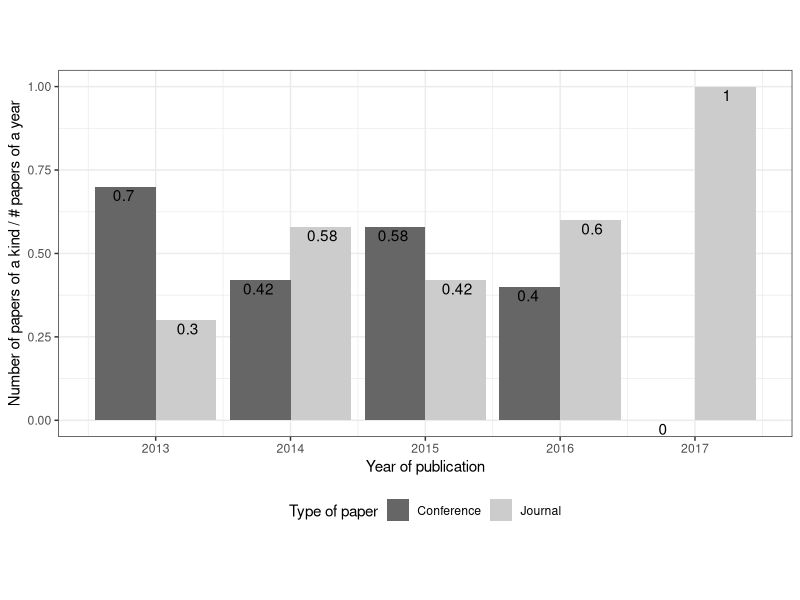

The R script that drew this image:
#!/usr/bin/env Rscript
library(ggplot2)
library(gridExtra)
library(ggthemes)

#------------- Read data ----------

data = read.csv("./barPlot.csv", header = TRUE,sep=';')

#------------- Generate Graph ----------

plot<-ggplot(data, aes(x = as.numeric(year), y = papers,fill=factor(type)))  +
  theme_bw() +
  scale_fill_grey(start = 0.4, end = 0.8,name = "Type of paper")+
  geom_bar(stat = "identity", position=position_dodge()) +
  geom_text(aes(x=year, y=papers, label=papers),vjust=1.2, 
            position = position_dodge(width=0.95)) +
  ylab("Number of papers of a kind / # papers of a year") + 
  xlab("Year of publication") + 
  theme(legend.position="bottom") +
  scale_x_continuous(breaks=c(2010,2011,2012,2013,2014,2015,2016,2017))  + theme(aspect.ratio=0.5)

#------------- Write to pdf ----------

ggsave("./barPlot.pdf",  width = 10)